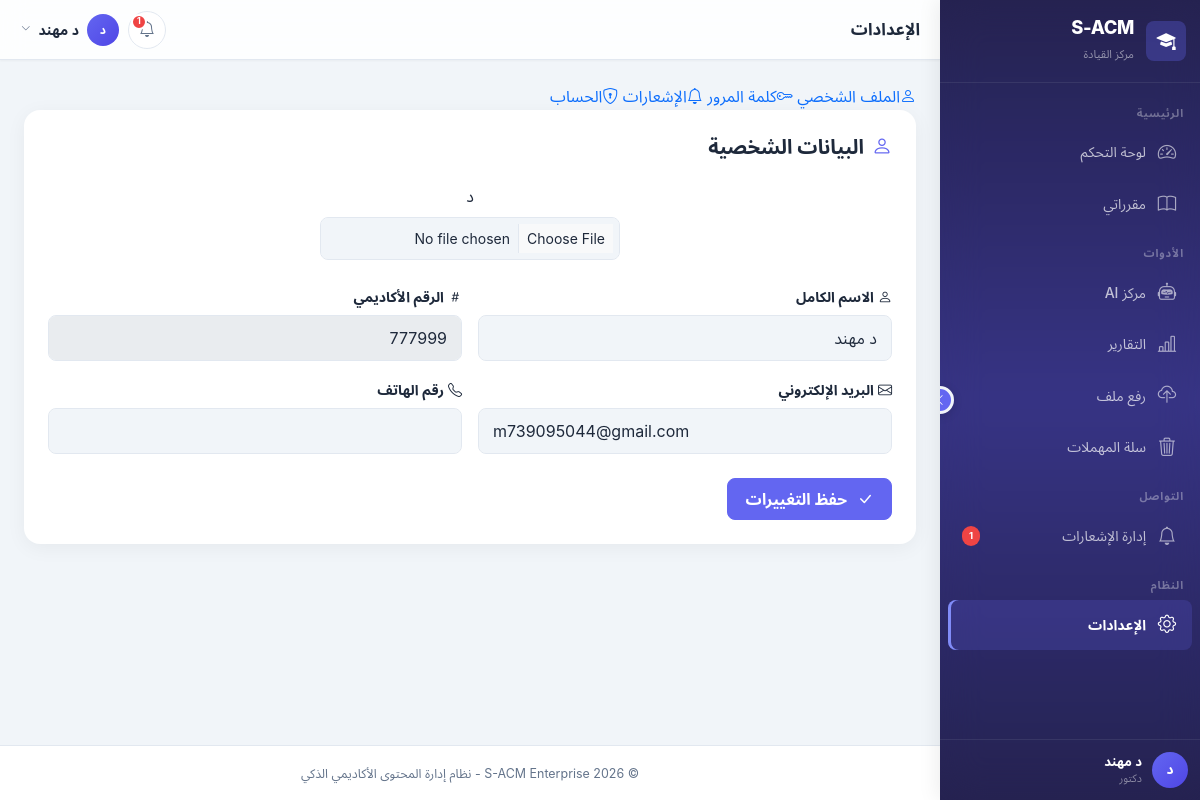
/instructor/settings/ (signed in), run on the app's committed database.
### apps/accounts/models.py (models this page shows, shortened)
class User(AbstractBaseUser, PermissionsMixin):
    ACCOUNT_STATUS_CHOICES = [
        ('inactive', 'غير مفعّل'),
        ('active', 'مفعّل'),
        ('suspended', 'موقوف'),
    ]
    academic_id = models.CharField(
        max_length=50,
        unique=True,
        verbose_name='الرقم الأكاديمي/الوظيفي',
        help_text='الرقم الأكاديمي للطالب أو الرقم الوظيفي للموظف'
    )
    id_card_number = models.CharField(
        max_length=50,
        unique=True,
        verbose_name='رقم البطاقة الشخصية',
        help_text='يستخدم للتحقق من الهوية عند التفعيل'
    )
    full_name = models.CharField(
        max_length=150,
        verbose_name='الاسم الكامل'
    )
    email = models.EmailField(
        unique=True,
        blank=True,
        null=True,
        verbose_name='البريد الإلكتروني',
        help_text='يتم تعيينه عند التفعيل'
    )
    account_status = models.CharField(
        max_length=20,
        choices=ACCOUNT_STATUS_CHOICES,
        default='inactive',
        verbose_name='حالة الحساب'
    )
    role = models.ForeignKey(
        Role,
        on_delete=models.PROTECT,
        related_name='users',
        verbose_name='الدور',
        null=True,
        blank=True
    )
    major = models.ForeignKey(
        Major,
        on_delete=models.SET_NULL,
        related_name='students',
        verbose_name='التخصص',
        null=True,
        blank=True,
        help_text='للطلاب فقط'
    )
    level = models.ForeignKey(
        Level,
        on_delete=models.SET_NULL,
        related_name='students',
        verbose_name='المستوى',
        null=True,
        blank=True,
        help_text='للطلاب فقط'
    )
    is_staff = models.BooleanField(default=False, verbose_name='موظف')
    is_active = models.BooleanField(default=True, verbose_name='نشط')
    date_joined = models.DateTimeField(default=timezone.now, verbose_name='تاريخ الانضمام')
    last_login = models.DateTimeField(null=True, blank=True, verbose_name='آخر تسجيل دخول')
    profile_picture = models.ImageField(
        upload_to='profiles/',
        blank=True,
        null=True,
        verbose_name='صورة الملف الشخصي'
    )
    phone_number = models.CharField(
        max_length=20,
        blank=True,
        null=True,
        verbose_name='رقم الهاتف'
    )
    objects = UserManager()
    USERNAME_FIELD = 'academic_id'
    REQUIRED_FIELDS = ['full_name', 'id_card_number']
    class Meta:
        db_table = 'users'
        verbose_name = 'مستخدم'
        verbose_name_plural = 'المستخدمون'
        indexes = [
            models.Index(fields=['academic_id']),
            models.Index(fields=['email']),
            models.Index(fields=['account_status']),
        ]
    def is_admin(self):
        return self.role and self.role.code == Role.ADMIN
    def is_instructor(self):
        return self.role and self.role.code == Role.INSTRUCTOR
    def is_student(self):
        return self.role and self.role.code == Role.STUDENT

class Role(models.Model):
    ADMIN = 'admin'
    INSTRUCTOR = 'instructor'
    STUDENT = 'student'
    code = models.CharField(
        max_length=50,
        unique=True,
        verbose_name='كود الدور',
        help_text='معرف فريد للدور (بالإنجليزية، مثل: admin, instructor)'
    )
    display_name = models.CharField(
        max_length=100,
        verbose_name='اسم العرض',
        help_text='الاسم الذي يظهر للمستخدم'
    )
    description = models.TextField(
        blank=True,
        null=True,
        verbose_name='وصف الدور'
    )
    is_system = models.BooleanField(
        default=False,
        verbose_name='دور نظام',
        help_text='الأدوار الافتراضية التي لا يمكن حذفها'
    )
    is_active = models.BooleanField(
        default=True,
        verbose_name='نشط'
    )
    created_at = models.DateTimeField(auto_now_add=True, verbose_name='تاريخ الإنشاء')
    updated_at = models.DateTimeField(auto_now=True, verbose_name='تاريخ التحديث')
    class Meta:
        db_table = 'roles'
        verbose_name = 'دور'
        verbose_name_plural = 'الأدوار'
        ordering = ['-is_system', 'display_name']

### apps/instructor/views.py (the view, shortened to what this page needs)
# urls.py: path('settings/', views.InstructorSettingsView.as_view(), name='settings'),
class InstructorSettingsView(LoginRequiredMixin, InstructorRequiredMixin, View):
    template_name = 'instructor/settings.html'
    def get(self, request):
        context = {
            'active_page': 'settings',
            'user': request.user,
            'active_tab': request.GET.get('tab', 'profile'),
        }
        return render(request, self.template_name, context)

### templates/instructor/settings.html (shortened to what this page needs)
{% extends 'layouts/dashboard_base.html' %}
{% load static %}
{% block page_title %}الإعدادات{% endblock %}
{% block dashboard_content %}
<div class="settings-tabs">
    <a href="?tab=profile" class="settings-tab {% if active_tab == 'profile' %}active{% endif %}">
        <i class="bi bi-person"></i><span>الملف الشخصي</span>
    </a>
    <a href="?tab=password" class="settings-tab {% if active_tab == 'password' %}active{% endif %}">
        <i class="bi bi-key"></i><span>كلمة المرور</span>
    </a>
    <a href="?tab=notifications" class="settings-tab {% if active_tab == 'notifications' %}active{% endif %}">
        <i class="bi bi-bell"></i><span>الإشعارات</span>
    </a>
    <a href="?tab=account" class="settings-tab {% if active_tab == 'account' %}active{% endif %}">
        <i class="bi bi-shield-lock"></i><span>الحساب</span>
    </a>
</div>
{% if active_tab == 'profile' %}
<div class="card">
    <div class="card-body p-4">
        <h5 class="fw-bold mb-4"><i class="bi bi-person me-2" style="color:var(--primary);"></i>البيانات الشخصية</h5>
        <form method="post" enctype="multipart/form-data">
            <div class="text-center mb-4">
                {% if user.profile_picture %}
                <img src="{{ user.profile_picture.url }}" alt="صورة" class="rounded-circle mb-2" style="width:80px;height:80px;object-fit:cover;">
                {% else %}
                <div class="avatar-large mx-auto mb-2">{{ user.full_name|slice:":1"|upper }}</div>
                {% endif %}
                <div><input type="file" name="profile_picture" class="form-control form-control-sm" accept="image/*" style="max-width:300px;margin:8px auto;"></div>
            </div>
            <div class="row g-3">
                <div class="col-md-6">
                    <label class="form-label fw-semibold"><i class="bi bi-person me-1"></i>الاسم الكامل</label>
                    <input type="text" name="full_name" class="form-control" value="{{ user.full_name }}">
                </div>
                <div class="col-md-6">
                    <label class="form-label fw-semibold"><i class="bi bi-hash me-1"></i>الرقم الأكاديمي</label>
                    <input type="text" class="form-control" value="{{ user.academic_id }}" disabled>
                </div>
                <div class="col-md-6">
                    <label class="form-label fw-semibold"><i class="bi bi-envelope me-1"></i>البريد الإلكتروني</label>
                    <input type="email" name="email" class="form-control" value="{{ user.email|default:'' }}">
                </div>
                <div class="col-md-6">
                    <label class="form-label fw-semibold"><i class="bi bi-telephone me-1"></i>رقم الهاتف</label>
                    <input type="text" name="phone_number" class="form-control" value="{{ user.phone_number|default:'' }}" dir="ltr">
                </div>
            </div>
            <div class="mt-4">
                <button type="submit" class="btn btn-primary"><i class="bi bi-check-lg me-1"></i>حفظ التغييرات</button>
            </div>
        </form>
    </div>
</div>
{% endif %}
{% endblock %}

### templates/layouts/dashboard_base.html (shortened to what this page needs)
{% load static %}
<!DOCTYPE html>
<html lang="ar" dir="rtl">
<head>
    <link href="https://cdn.jsdelivr.net/npm/bootstrap@5.3.2/dist/css/bootstrap.rtl.min.css" rel="stylesheet">
    <link href="https://cdn.jsdelivr.net/npm/bootstrap-icons@1.11.3/font/bootstrap-icons.css" rel="stylesheet">
    <link href="{% static 'css/style.css' %}" rel="stylesheet">
    <link href="{% static 'css/mobile-app.css' %}" rel="stylesheet">
</head>
<body>
    <nav class="sidebar" id="sidebar" role="navigation" aria-label="القائمة الرئيسية">
        <button class="sidebar-collapse-btn" id="sidebarCollapseBtn" title="طي/توسيع القائمة" aria-label="طي القائمة" type="button">
            <i class="bi bi-chevron-left"></i>
        </button>
        <div class="sidebar-brand">
            <div class="sidebar-brand-icon">
                <i class="bi bi-mortarboard-fill"></i>
            </div>
            <div class="sidebar-brand-text">
                <h4>S-ACM</h4>
                <small>{% if is_instructor %}مركز القيادة{% elif is_student %}بوابة التعلم{% else %}لوحة التحكم{% endif %}</small>
            </div>
        </div>
        <div class="sidebar-nav" id="sidebarNav">
            {% block sidebar_nav %}
            {% if is_instructor %}
            <div class="sidebar-section-title">الرئيسية</div>
            <div class="nav-item">
                <a class="nav-link {% if active_page == 'dashboard' %}active{% endif %}" href="{% url 'instructor:dashboard' %}" title="لوحة التحكم">
                    <i class="bi bi-speedometer2"></i>
                    <span class="link-text">لوحة التحكم</span>
                </a>
            </div>
            <div class="nav-item">
                <a class="nav-link {% if active_page == 'courses' %}active{% endif %}" href="{% url 'instructor:course_list' %}" title="مقرراتي">
                    <i class="bi bi-book"></i>
                    <span class="link-text">مقرراتي</span>
                </a>
            </div>
            <div class="sidebar-section-title">الأدوات</div>
            <div class="nav-item">
                <a class="nav-link {% if active_page == 'ai_hub' %}active{% endif %}" href="{% url 'instructor:ai_hub' %}" title="مركز AI">
                    <i class="bi bi-robot"></i>
                    <span class="link-text">مركز AI</span>
                </a>
            </div>
            <div class="nav-item">
                <a class="nav-link {% if active_page == 'reports' %}active{% endif %}" href="{% url 'instructor:reports' %}" title="التقارير">
                    <i class="bi bi-bar-chart-line"></i>
                    <span class="link-text">التقارير</span>
                </a>
            </div>
            <div class="nav-item">
                <a class="nav-link {% if active_page == 'upload' %}active{% endif %}" href="{% url 'instructor:file_upload' %}" title="رفع ملف">
                    <i class="bi bi-cloud-upload"></i>
                    <span class="link-text">رفع ملف</span>
                </a>
            </div>
            <div class="nav-item">
                <a class="nav-link {% if active_page == 'trash' %}active{% endif %}" href="{% url 'instructor:trash_list' %}" title="سلة المهملات">
                    <i class="bi bi-trash3"></i>
                    <span class="link-text text-truncate">سلة المهملات</span>
                </a>
            </div>
            <div class="sidebar-section-title">التواصل</div>
            <div class="nav-item">
                <a class="nav-link {% if active_page == 'notifications' %}active{% endif %}" href="{% url 'notifications:management' %}" title="إدارة الإشعارات">
                    <i class="bi bi-bell"></i>
                    <span class="link-text text-truncate">إدارة الإشعارات</span>
                    {% if unread_count %}<span class="sidebar-badge">{{ unread_count }}</span>{% endif %}
                </a>
            </div>
            <div class="sidebar-section-title">النظام</div>
            <div class="nav-item">
                <a class="nav-link {% if active_page == 'settings' %}active{% endif %}" href="{% url 'instructor:settings' %}" title="الإعدادات">
                    <i class="bi bi-gear"></i>
                    <span class="link-text">الإعدادات</span>
                </a>
            </div>
            {% endif %}
            {% endblock %}
        </div>
        <div class="sidebar-footer">
            <div class="sidebar-user">
                <div class="avatar-circle">
                    {{ request.user.full_name|slice:":1"|upper }}
                </div>
                <div class="sidebar-user-info">
                    <div class="sidebar-user-name text-truncate">{{ request.user.full_name|truncatechars:16 }}</div>
                    <div class="sidebar-user-role">{{ user_role|default:"مستخدم" }}</div>
                </div>
            </div>
        </div>
    </nav>
    <div class="main-wrapper" id="mainWrapper">
        <header class="top-navbar" id="topNavbar">
            <div class="d-flex align-items-center gap-3 min-w-0">
                <h6 class="page-title mb-0 text-truncate">{% block page_title %}لوحة التحكم{% endblock %}</h6>
            </div>
            <div class="nav-actions">
                <div class="dropdown">
                    <button class="btn-icon position-relative" data-bs-toggle="dropdown" aria-label="الإشعارات">
                        <i class="bi bi-bell"></i>
                        {% if unread_count and unread_count > 0 %}
                        <span class="notification-dot">{{ unread_count }}</span>
                        {% endif %}
                    </button>
                </div>
                <div class="dropdown">
                    <button class="d-flex align-items-center gap-2 btn btn-link text-decoration-none p-0" data-bs-toggle="dropdown" aria-label="قائمة المستخدم">
                        <div class="avatar-circle avatar-sm">{{ request.user.full_name|slice:":1"|upper }}</div>
                        <span class="d-none d-md-inline small fw-semibold text-truncate" style="max-width:100px;color:var(--text-primary);">{{ request.user.full_name|truncatechars:12 }}</span>
                        <i class="bi bi-chevron-down d-none d-md-inline" style="font-size:0.6rem;color:var(--text-secondary);"></i>
                    </button>
                </div>
            </div>
        </header>
        <main class="page-content" id="pageContent">
            {% block dashboard_content %}{% endblock %}
        </main>
        <footer class="dashboard-footer">
            <small>&copy; 2026 S-ACM Enterprise - نظام إدارة المحتوى الأكاديمي الذكي</small>
        </footer>
    </div>
</body>
</html>

### data on the page
User: user.full_name "د", user.full_name "د مهند", full_name "د", full_name "د مهند", academic_id "777999", email "m739095044@gmail.com"
Role: display_name "دكتور"

### other printed values
{{ unread_count }} "1"
